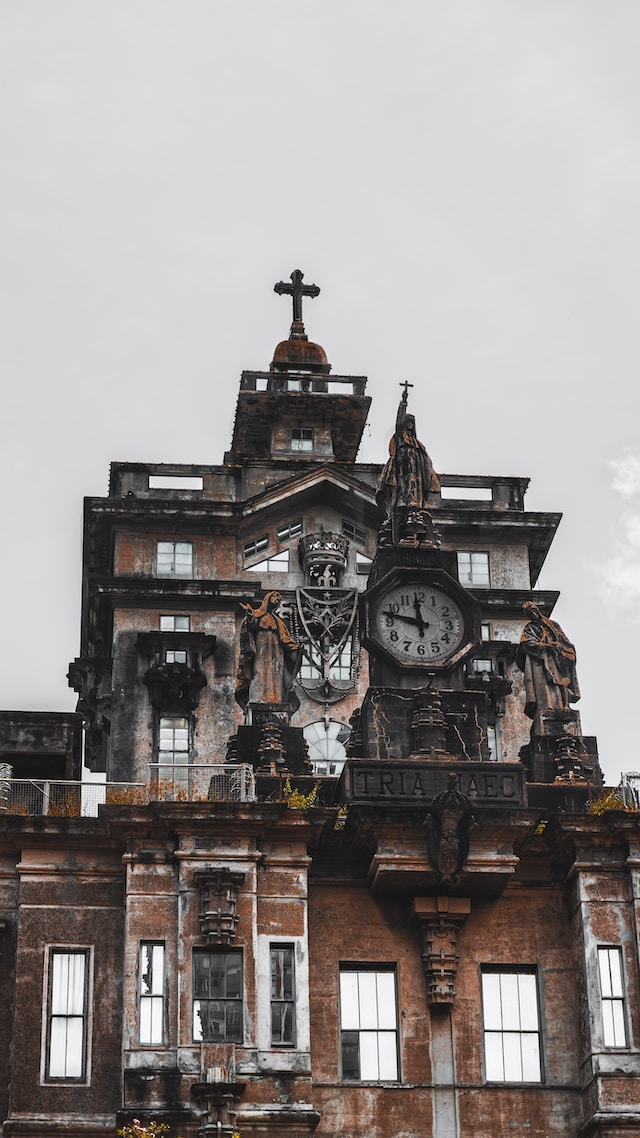
#> input picture test_image.jpg, 640 x 1138 px
$ python image_point_plotter.py
#> lines starting #> are read from the running program, lines starting #| are printed output that depends on the picture; after the words box and inside, x2 and y2 are one past the last pixel; in counts of white or black regions, pixels touching at a corner belong together
### load_ground_truth.py
import  os;
import numpy as np
def ground_loader(ground_file):
    points = []
    file_path = os.path.join(os.getcwd(), ground_file)
    with open(file_path, 'r') as file:
        for line in file:
            x, y = map(float, line.strip().split())
            points.append((x,y))

    return np.array(points)

### image_point_plotter.py
import os;
from load_ground_truth import  ground_loader
import cv2
import numpy as np

image = cv2.imread('test_image.jpg')
#> image is the input picture: shape (1138, 640, 3); mean B, G, R 139.7, 140.6, 145.4

harris_points = ground_loader('harris_points.txt')
#> (reads harris_points.txt from the repository)
# log_points = ground_loader('log_points.txt')
sift_points = ground_loader('ground_truth.txt')
#> (reads ground_truth.txt from the repository)

harris_color = (0,0,255)
log_color = (255,0,0)
sift_color = (0,0,0)

for point in sift_points:
    x,y = map(int, point)
    cv2.circle(image, (x,y), 5, sift_color, -1)
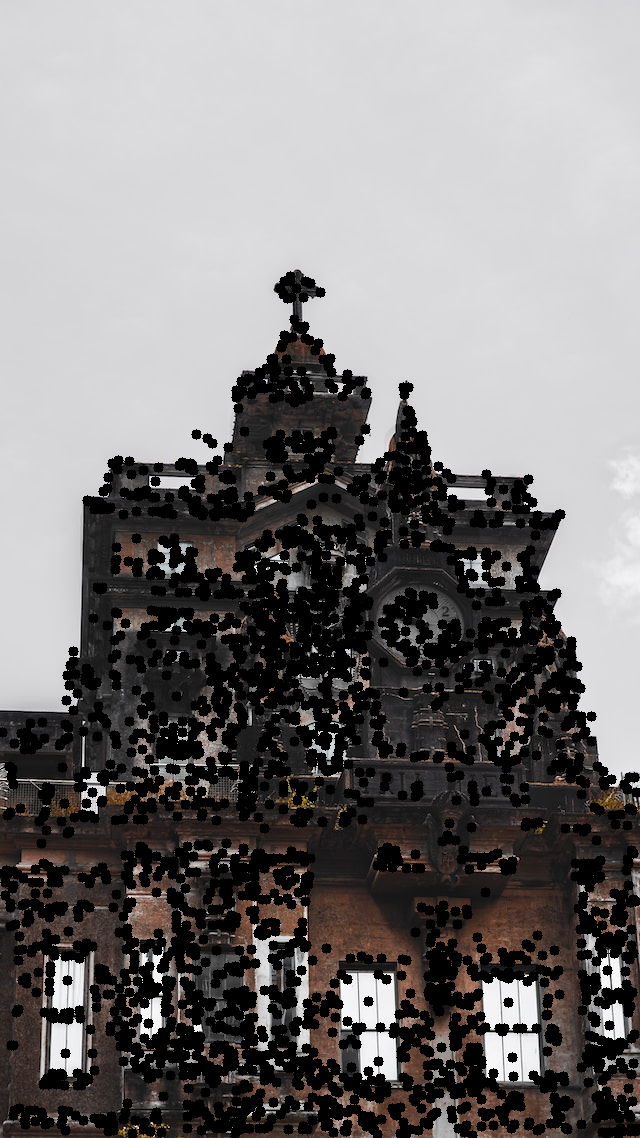
#> image: shape (1138, 640, 3); mean B, G, R 119, 119.1, 121.8

# for point in log_points:
#     x, y = map(int, point)
#     cv2.circle(image, (x, y), 5, log_color, -1)

for point in harris_points:
    x, y = map(int, point)
    cv2.circle(image, (x, y), 5, harris_color, -1)
#> this loop made 22741 passes
#> (x, y) on passes 1 to 3: (462, 355), (721, 83), (722, 83)
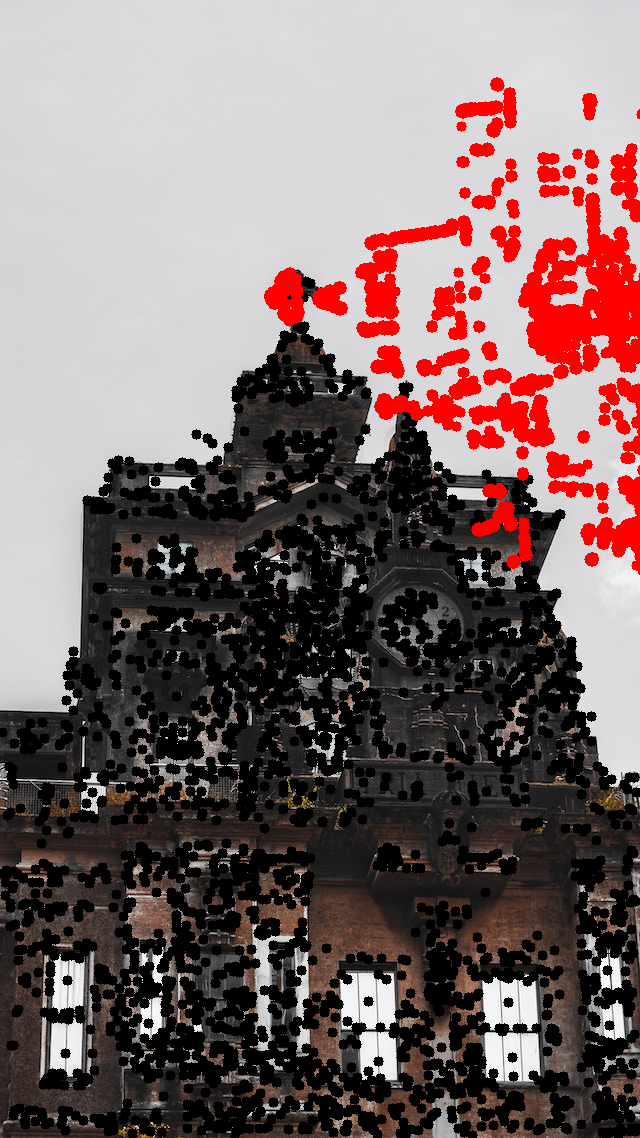
#> image: shape (1138, 640, 3); 6.2% of pixels changed, all inside (x1, y1, x2, y2) = (264, 77, 640, 575)

cv2.imshow("Image Points", image)
cv2.waitKey(0)
cv2.destroyAllWindows()
